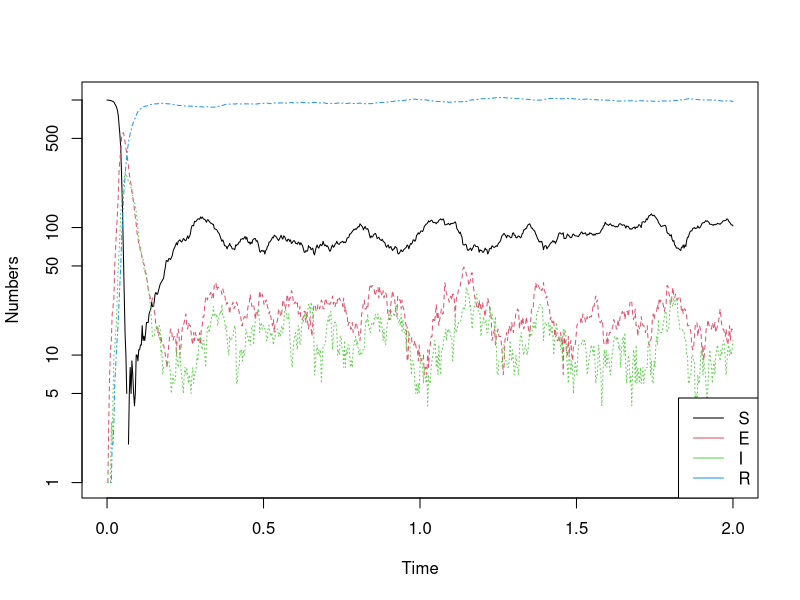

R code for this plot:
emat2 = matrix(c(1, 0, 0, 0,
                 -1, 0, 0, 0,
                 -1, 1, 0, 0,
                 0, -1, 0, 0,
                 0, -1, 1, 0,
                 0, 0, -1, 0,
                 0, 0, -1, 1,
                 0, 0, 0, -1), ncol = 4, byrow = TRUE)


rlist2 = c(quote(mu * (S + E + I + R)),
           quote(mu * S), 
           quote(beta * S * I/(S + E + I + R)),
           quote(mu * E),
           quote(sigma * E),
           quote(mu * I), 
           quote(gamma * I), 
           quote(mu * R))

paras = c(mu = 1, beta = 1000, sigma = 365/8, gamma = 365/5) 
inits = c(S = 999, E = 0, I = 1, R = 0) 


tau = function(rateqs=rlist2, eventmatrix=emat2, parameters = paras, initialvals = inits, deltaT=1/365, endT=2){
  time = seq(0, endT, by = deltaT)
  res = data.frame(matrix(NA, ncol = length(initialvals) + 1, nrow = length(time)))
  res[, 1] = time 
  names(res) = c("time", names(inits))
  res[1,]= c(0, inits)
  for (i in 1:(length(time) - 1)) {
    # calculate overall rates 
    rat = sapply(rateqs, eval, as.list(c(parameters, res[i, ]))) 
    evts = rpois(1, sum(rat) * deltaT) 
    if (evts > 0) { # draw events 
      whichevent = sample(1:nrow(eventmatrix), evts, prob = rat, replace = TRUE) 
      mt = rbind(eventmatrix[whichevent, ], t(matrix(res[i, -1]))) 
      mt = matrix(as.numeric(mt), ncol = ncol(mt)) # update states 
      res[i + 1, -1] = apply(mt, 2, sum) 
      res[i + 1, ][res[i + 1,]< 0] = 0 } 
    else { 
      # if no events in deltaT 
      res[i + 1, -1] = res[i, -1] 
    }
  }
  return(res) 
}





sim2 = tau(rlist2, emat2, paras, inits, 1/365, 2) 
matplot(sim2[, 1], sim2[, 2:5], type = "l", log = "y", ylab = "Numbers", xlab = "Time") 
legend("bottomright", c("S", "E", "I", "R"), lty = c(1, 1, 1, 1), col = c(1, 2, 3, 4))